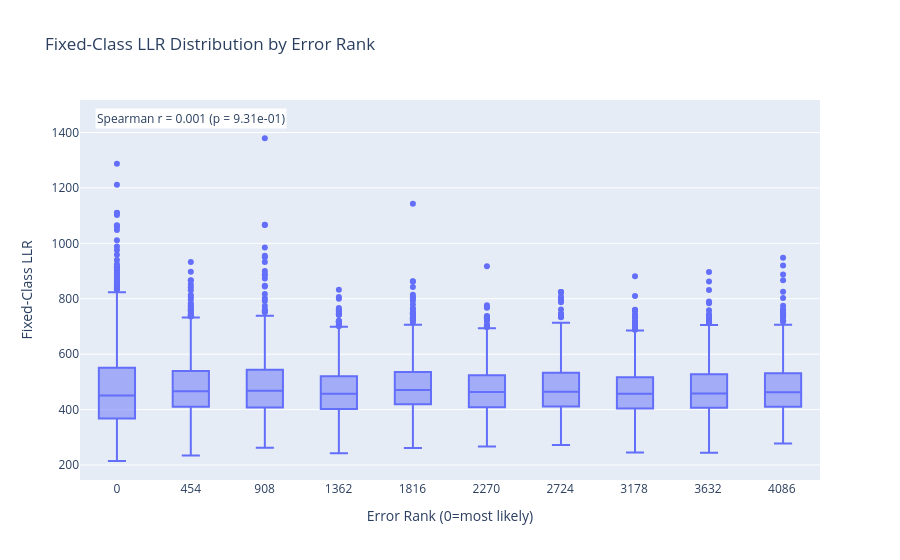

The notebook cell this image was saved under:
### Markdown cell above
## 5. Aggregated Visualizations

These visualizations show the aggregated relationship between error rank and LLR across all shots.

### Code cell
# Box plot: fixed_llr by error_rank
fig = px.box(
    df_results,
    x="error_rank",
    y="fixed_llr",
    title="Fixed-Class LLR Distribution by Error Rank",
    labels={
        "error_rank": "Error Rank (0=most likely, higher=less likely)",
        "fixed_llr": "Fixed-Class LLR",
    },
)
fig.update_layout(
    xaxis_title="Error Rank (0=most likely)",
    yaxis_title="Fixed-Class LLR",
    showlegend=False,
)
fig.add_annotation(
    text=f"Spearman r = {spearman_corr:.3f} (p = {spearman_p:.2e})",
    xref="paper", yref="paper",
    x=0.02, y=0.98,
    showarrow=False,
    font=dict(size=12),
    bgcolor="white",
)
fig.show()

### Figure 1 — Plotly figure (JSON) as saved in the notebook; plotly's stock layout.template omitted (floating-point values rounded to 4 significant figures; data arrays with more than 128 entries replaced by an {"elided": "..."} marker saying what was removed)
{"data": [{"alignmentgroup": "True", "hovertemplate": "Error Rank (0=most likely, higher=less likely)=%{x}<br>Fixed-Class LLR=%{y}<extra></extra>", "legendgroup": "", "marker": {"color": "#636efa"}, "name": "", "notched": false, "offsetgroup": "", "orientation": "v", "showlegend": false, "type": "box", "x": {"elided": "10000 int values"}, "x0": " ", "xaxis": "x", "y": {"elided": "10000 float values"}, "y0": " ", "yaxis": "y"}], "layout": {"annotations": [{"bgcolor": "white", "font": {"size": 12}, "showarrow": false, "text": "Spearman r = 0.001 (p = 9.31e-01)", "x": 0.02, "xref": "paper", "y": 0.98, "yref": "paper"}], "boxmode": "group", "legend": {"tracegroupgap": 0}, "showlegend": false, "title": {"text": "Fixed-Class LLR Distribution by Error Rank"}, "xaxis": {"anchor": "y", "domain": [0, 1], "title": {"text": "Error Rank (0=most likely)"}}, "yaxis": {"anchor": "x", "domain": [0, 1], "title": {"text": "Fixed-Class LLR"}}}}
